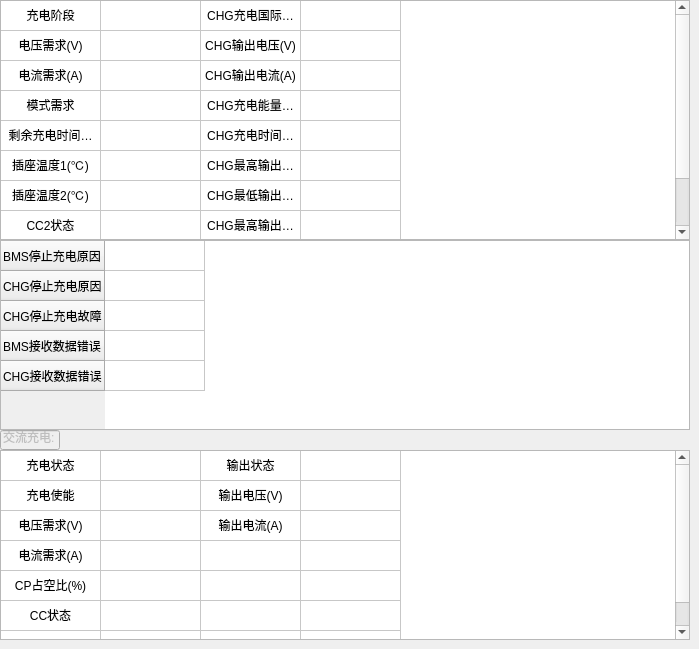
   <widget class="QWidget" name="tab_2">
    <attribute name="title">
     <string>充电数据</string>
    </attribute>
    <widget class="QTableWidget" name="tb_chg_info">
     <property name="geometry">
      <rect>
       <x>0</x>
       <y>0</y>
       <width>690</width>
       <height>240</height>
      </rect>
     </property>
     <attribute name="horizontalHeaderVisible">
      <bool>false</bool>
     </attribute>
     <attribute name="verticalHeaderVisible">
      <bool>false</bool>
     </attribute>
     <row>
      <property name="text">
       <string>1</string>
      </property>
     </row>
     <row>
      <property name="text">
       <string>2</string>
      </property>
     </row>
     <row>
      <property name="text">
       <string>3</string>
      </property>
     </row>
     <row>
      <property name="text">
       <string>4</string>
      </property>
     </row>
     <row>
      <property name="text">
       <string>5</string>
      </property>
     </row>
     <row>
      <property name="text">
       <string>6</string>
      </property>
     </row>
     <row>
      <property name="text">
       <string>7</string>
      </property>
     </row>
     <row>
      <property name="text">
       <string>8</string>
      </property>
     </row>
     <row>
      <property name="text">
       <string>9</string>
      </property>
     </row>
     <column>
      <property name="text">
       <string>1</string>
      </property>
     </column>
     <column>
      <property name="text">
       <string>新建列</string>
      </property>
     </column>
     <column>
      <property name="text">
       <string>2</string>
      </property>
     </column>
     <column>
      <property name="text">
       <string>4</string>
      </property>
     </column>
     <item row="0" column="0">
      <property name="text">
       <string>充电阶段</string>
      </property>
      <property name="textAlignment">
       <set>AlignCenter</set>
      </property>
      <property name="flags">
       <set>ItemIsDragEnabled|ItemIsUserCheckable|ItemIsEnabled</set>
      </property>
     </item>
     <item row="0" column="1">
      <property name="text">
       <string/>
      </property>
      <property name="flags">
       <set>ItemIsDragEnabled|ItemIsUserCheckable|ItemIsEnabled</set>
      </property>
     </item>
     <item row="0" column="2">
      <property name="text">
       <string>CHG充电国际版本</string>
      </property>
      <property name="textAlignment">
       <set>AlignCenter</set>
      </property>
      <property name="flags">
       <set>ItemIsDragEnabled|ItemIsUserCheckable|ItemIsEnabled</set>
      </property>
     </item>
     <item row="0" column="3">
      <property name="text">
       <string/>
      </property>
      <property name="flags">
       <set>ItemIsDragEnabled|ItemIsUserCheckable|ItemIsEnabled</set>
      </property>
     </item>
     <item row="1" column="0">
      <property name="text">
       <string>电压需求(V)</string>
      </property>
      <property name="textAlignment">
       <set>AlignCenter</set>
      </property>
      <property name="flags">
       <set>ItemIsDragEnabled|ItemIsUserCheckable|ItemIsEnabled</set>
      </property>
     </item>
     <item row="1" column="1">
      <property name="text">
       <string/>
      </property>
      <property name="flags">
       <set>ItemIsDragEnabled|ItemIsUserCheckable|ItemIsEnabled</set>
      </property>
     </item>
     <item row="1" column="2">
      <property name="text">
       <string>CHG输出电压(V)</string>
      </property>
      <property name="textAlignment">
       <set>AlignCenter</set>
      </property>
      <property name="flags">
       <set>ItemIsDragEnabled|ItemIsUserCheckable|ItemIsEnabled</set>
      </property>
     </item>
     <item row="1" column="3">
      <property name="text">
       <string/>
      </property>
      <property name="flags">
       <set>ItemIsDragEnabled|ItemIsUserCheckable|ItemIsEnabled</set>
      </property>
     </item>
     <item row="2" column="0">
      <property name="text">
       <string>电流需求(A)</string>
      </property>
      <property name="textAlignment">
       <set>AlignCenter</set>
      </property>
      <property name="flags">
       <set>ItemIsDragEnabled|ItemIsUserCheckable|ItemIsEnabled</set>
      </property>
     </item>
     <item row="2" column="1">
      <property name="text">
       <string/>
      </property>
      <property name="flags">
       <set>ItemIsDragEnabled|ItemIsUserCheckable|ItemIsEnabled</set>
      </property>
     </item>
     <item row="2" column="2">
      <property name="text">
       <string>CHG输出电流(A)</string>
      </property>
      <property name="textAlignment">
       <set>AlignCenter</set>
      </property>
      <property name="flags">
       <set>ItemIsDragEnabled|ItemIsUserCheckable|ItemIsEnabled</set>
      </property>
     </item>
     <item row="2" column="3">
      <property name="text">
       <string/>
      </property>
      <property name="flags">
       <set>ItemIsDragEnabled|ItemIsUserCheckable|ItemIsEnabled</set>
      </property>
     </item>
     <item row="3" column="0">
      <property name="text">
       <string>模式需求</string>
      </property>
      <property name="textAlignment">
       <set>AlignCenter</set>
      </property>
      <property name="flags">
       <set>ItemIsDragEnabled|ItemIsUserCheckable|ItemIsEnabled</set>
      </property>
     </item>
     <item row="3" column="1">
      <property name="text">
       <string/>
      </property>
      <property name="flags">
       <set>ItemIsDragEnabled|ItemIsUserCheckable|ItemIsEnabled</set>
      </property>
     </item>
     <item row="3" column="2">
      <property name="text">
       <string>CHG充电能量(Kwh)</string>
      </property>
      <property name="textAlignment">
       <set>AlignCenter</set>
      </property>
      <property name="flags">
       <set>ItemIsDragEnabled|ItemIsUserCheckable|ItemIsEnabled</set>
      </property>
     </item>
     <item row="3" column="3">
      <property name="text">
       <string/>
      </property>
      <property name="flags">
       <set>ItemIsDragEnabled|ItemIsUserCheckable|ItemIsEnabled</set>
      </property>
     </item>
     <item row="4" column="0">
      <property name="text">
       <string>剩余充电时间(Min)</string>
      </property>
      <property name="textAlignment">
       <set>AlignCenter</set>
      </property>
      <property name="flags">
       <set>ItemIsDragEnabled|ItemIsUserCheckable|ItemIsEnabled</set>
      </property>
     </item>
     <item row="4" column="1">
      <property name="text">
       <string/>
      </property>
      <property name="flags">
       <set>ItemIsDragEnabled|ItemIsUserCheckable|ItemIsEnabled</set>
      </property>
     </item>
     <item row="4" column="2">
      <property name="text">
       <string>CHG充电时间(Min)</string>
      </property>
      <property name="textAlignment">
       <set>AlignCenter</set>
      </property>
      <property name="flags">
       <set>ItemIsDragEnabled|ItemIsUserCheckable|ItemIsEnabled</set>
      </property>
     </item>
     <item row="4" column="3">
      <property name="text">
       <string/>
      </property>
      <property name="flags">
       <set>ItemIsDragEnabled|ItemIsUserCheckable|ItemIsEnabled</set>
      </property>
     </item>
     <item row="5" column="0">
      <property name="text">
       <string>插座温度1(℃)</string>
      </property>
      <property name="textAlignment">
       <set>AlignCenter</set>
      </property>
      <property name="flags">
       <set>ItemIsDragEnabled|ItemIsUserCheckable|ItemIsEnabled</set>
      </property>
     </item>
     <item row="5" column="1">
      <property name="text">
       <string/>
      </property>
      <property name="flags">
       <set>ItemIsDragEnabled|ItemIsUserCheckable|ItemIsEnabled</set>
      </property>
     </item>
     <item row="5" column="2">
      <property name="text">
       <string>CHG最高输出电压(V)</string>
      </property>
      <property name="textAlignment">
       <set>AlignCenter</set>
      </property>
      <property name="flags">
       <set>ItemIsDragEnabled|ItemIsUserCheckable|ItemIsEnabled</set>
      </property>
     </item>
     <item row="5" column="3">
      <property name="text">
       <string/>
      </property>
      <property name="flags">
       <set>ItemIsDragEnabled|ItemIsUserCheckable|ItemIsEnabled</set>
      </property>
     </item>
     <item row="6" column="0">
      <property name="text">
       <string>插座温度2(℃)</string>
      </property>
      <property name="textAlignment">
       <set>AlignCenter</set>
      </property>
      <property name="flags">
       <set>ItemIsDragEnabled|ItemIsUserCheckable|ItemIsEnabled</set>
      </property>
     </item>
     <item row="6" column="1">
      <property name="text">
       <string/>
      </property>
      <property name="flags">
       <set>ItemIsDragEnabled|ItemIsUserCheckable|ItemIsEnabled</set>
      </property>
     </item>
     <item row="6" column="2">
      <property name="text">
       <string>CHG最低输出电压(V)</string>
      </property>
      <property name="textAlignment">
       <set>AlignCenter</set>
      </property>
      <property name="flags">
       <set>ItemIsDragEnabled|ItemIsUserCheckable|ItemIsEnabled</set>
      </property>
     </item>
     <item row="6" column="3">
      <property name="text">
       <string/>
      </property>
      <property name="flags">
       <set>ItemIsDragEnabled|ItemIsUserCheckable|ItemIsEnabled</set>
      </property>
     </item>
     <item row="7" column="0">
      <property name="text">
       <string>CC2状态</string>
      </property>
      <property name="textAlignment">
       <set>AlignCenter</set>
      </property>
      <property name="flags">
       <set>ItemIsDragEnabled|ItemIsUserCheckable|ItemIsEnabled</set>
      </property>
     </item>
     <item row="7" column="1">
      <property name="flags">
       <set>ItemIsDragEnabled|ItemIsUserCheckable|ItemIsEnabled</set>
      </property>
     </item>
     <item row="7" column="2">
      <property name="text">
       <string>CHG最高输出电流(A)</string>
      </property>
      <property name="textAlignment">
       <set>AlignCenter</set>
      </property>
      <property name="flags">
       <set>ItemIsDragEnabled|ItemIsUserCheckable|ItemIsEnabled</set>
      </property>
     </item>
     <item row="7" column="3">
      <property name="flags">
       <set>ItemIsDragEnabled|ItemIsUserCheckable|ItemIsEnabled</set>
      </property>
     </item>
     <item row="8" column="0">
      <property name="text">
       <string>CC2频率(Hz)</string>
      </property>
      <property name="textAlignment">
       <set>AlignCenter</set>
      </property>
      <property name="flags">
       <set>ItemIsDragEnabled|ItemIsUserCheckable|ItemIsEnabled</set>
      </property>
     </item>
     <item row="8" column="1">
      <property name="flags">
       <set>ItemIsDragEnabled|ItemIsUserCheckable|ItemIsEnabled</set>
      </property>
     </item>
     <item row="8" column="2">
      <property name="text">
       <string>CHG最低输出电流(A)</string>
      </property>
      <property name="textAlignment">
       <set>AlignCenter</set>
      </property>
      <property name="flags">
       <set>ItemIsDragEnabled|ItemIsUserCheckable|ItemIsEnabled</set>
      </property>
     </item>
     <item row="8" column="3">
      <property name="flags">
       <set>ItemIsDragEnabled|ItemIsUserCheckable|ItemIsEnabled</set>
      </property>
     </item>
    </widget>
    <widget class="QTableWidget" name="tb_chg_err">
     <property name="geometry">
      <rect>
       <x>0</x>
       <y>240</y>
       <width>690</width>
       <height>190</height>
      </rect>
     </property>
     <attribute name="horizontalHeaderVisible">
      <bool>false</bool>
     </attribute>
     <row>
      <property name="text">
       <string>BMS停止充电原因</string>
      </property>
     </row>
     <row>
      <property name="text">
       <string>CHG停止充电原因</string>
      </property>
     </row>
     <row>
      <property name="text">
       <string>CHG停止充电故障</string>
      </property>
     </row>
     <row>
      <property name="text">
       <string>BMS接收数据错误</string>
      </property>
     </row>
     <row>
      <property name="text">
       <string>CHG接收数据错误</string>
      </property>
     </row>
     <column>
      <property name="text">
       <string>1</string>
      </property>
     </column>
     <item row="0" column="0">
      <property name="flags">
       <set>ItemIsDragEnabled|ItemIsUserCheckable|ItemIsEnabled</set>
      </property>
     </item>
     <item row="1" column="0">
      <property name="flags">
       <set>ItemIsDragEnabled|ItemIsUserCheckable|ItemIsEnabled</set>
      </property>
     </item>
     <item row="2" column="0">
      <property name="flags">
       <set>ItemIsDragEnabled|ItemIsUserCheckable|ItemIsEnabled</set>
      </property>
     </item>
     <item row="3" column="0">
      <property name="flags">
       <set>ItemIsDragEnabled|ItemIsUserCheckable|ItemIsEnabled</set>
      </property>
     </item>
     <item row="4" column="0">
      <property name="flags">
       <set>ItemIsDragEnabled|ItemIsUserCheckable|ItemIsEnabled</set>
      </property>
     </item>
    </widget>
    <widget class="QLineEdit" name="lineEdit_2">
     <property name="enabled">
      <bool>false</bool>
     </property>
     <property name="geometry">
      <rect>
       <x>0</x>
       <y>430</y>
       <width>60</width>
       <height>20</height>
      </rect>
     </property>
     <property name="text">
      <string>交流充电:</string>
     </property>
    </widget>
    <widget class="QTableWidget" name="tb_need">
     <property name="geometry">
      <rect>
       <x>0</x>
       <y>450</y>
       <width>690</width>
       <height>190</height>
      </rect>
     </property>
     <attribute name="horizontalHeaderVisible">
      <bool>false</bool>
     </attribute>
     <attribute name="verticalHeaderVisible">
      <bool>false</bool>
     </attribute>
     <row>
      <property name="text">
       <string>0</string>
      </property>
     </row>
     <row>
      <property name="text">
       <string>1</string>
      </property>
     </row>
     <row>
      <property name="text">
       <string>2</string>
      </property>
     </row>
     <row>
      <property name="text">
       <string>3</string>
      </property>
     </row>
     <row>
      <property name="text">
       <string>4</string>
      </property>
     </row>
     <row>
      <property name="text">
       <string>5</string>
      </property>
     </row>
     <row>
      <property name="text">
       <string>7</string>
      </property>
     </row>
     <column>
      <property name="text">
       <string>0</string>
      </property>
     </column>
     <column>
      <property name="text">
       <string>1</string>
      </property>
     </column>
     <column>
      <property name="text">
       <string>2</string>
      </property>
     </column>
     <column>
      <property name="text">
       <string>4</string>
      </property>
     </column>
     <item row="0" column="0">
      <property name="text">
       <string>充电状态</string>
      </property>
      <property name="textAlignment">
       <set>AlignCenter</set>
      </property>
      <property name="flags">
       <set>ItemIsDragEnabled|ItemIsUserCheckable|ItemIsEnabled</set>
      </property>
     </item>
     <item row="0" column="1">
      <property name="text">
       <string/>
      </property>
      <property name="flags">
       <set>ItemIsDragEnabled|ItemIsUserCheckable|ItemIsEnabled</set>
      </property>
     </item>
     <item row="0" column="2">
      <property name="text">
       <string>输出状态</string>
      </property>
      <property name="textAlignment">
       <set>AlignCenter</set>
      </property>
      <property name="flags">
       <set>ItemIsDragEnabled|ItemIsUserCheckable|ItemIsEnabled</set>
      </property>
     </item>
     <item row="0" column="3">
      <property name="text">
       <string/>
      </property>
      <property name="flags">
       <set>ItemIsDragEnabled|ItemIsUserCheckable|ItemIsEnabled</set>
      </property>
     </item>
     <item row="1" column="0">
      <property name="text">
       <string>充电使能</string>
      </property>
      <property name="textAlignment">
       <set>AlignCenter</set>
      </property>
      <property name="flags">
       <set>ItemIsDragEnabled|ItemIsUserCheckable|ItemIsEnabled</set>
      </property>
     </item>
     <item row="1" column="1">
      <property name="text">
       <string/>
      </property>
      <property name="flags">
       <set>ItemIsDragEnabled|ItemIsUserCheckable|ItemIsEnabled</set>
      </property>
     </item>
     <item row="1" column="2">
      <property name="text">
       <string>输出电压(V)</string>
      </property>
      <property name="textAlignment">
       <set>AlignCenter</set>
      </property>
      <property name="flags">
       <set>ItemIsDragEnabled|ItemIsUserCheckable|ItemIsEnabled</set>
      </property>
     </item>
     <item row="1" column="3">
      <property name="text">
       <string/>
      </property>
      <property name="flags">
       <set>ItemIsDragEnabled|ItemIsUserCheckable|ItemIsEnabled</set>
      </property>
     </item>
     <item row="2" column="0">
      <property name="text">
       <string>电压需求(V)</string>
      </property>
      <property name="textAlignment">
       <set>AlignCenter</set>
      </property>
      <property name="flags">
       <set>ItemIsDragEnabled|ItemIsUserCheckable|ItemIsEnabled</set>
      </property>
     </item>
     <item row="2" column="1">
      <property name="text">
       <string/>
      </property>
      <property name="flags">
       <set>ItemIsDragEnabled|ItemIsUserCheckable|ItemIsEnabled</set>
      </property>
     </item>
     <item row="2" column="2">
      <property name="text">
       <string>输出电流(A)</string>
      </property>
      <property name="textAlignment">
       <set>AlignCenter</set>
      </property>
      <property name="flags">
       <set>ItemIsDragEnabled|ItemIsUserCheckable|ItemIsEnabled</set>
      </property>
     </item>
     <item row="2" column="3">
      <property name="text">
       <string/>
      </property>
      <property name="flags">
       <set>ItemIsDragEnabled|ItemIsUserCheckable|ItemIsEnabled</set>
      </property>
     </item>
     <item row="3" column="0">
      <property name="text">
       <string>电流需求(A)</string>
      </property>
      <property name="textAlignment">
       <set>AlignCenter</set>
      </property>
      <property name="flags">
       <set>ItemIsDragEnabled|ItemIsUserCheckable|ItemIsEnabled</set>
      </property>
     </item>
     <item row="3" column="1">
      <property name="text">
       <string/>
      </property>
      <property name="flags">
       <set>ItemIsDragEnabled|ItemIsUserCheckable|ItemIsEnabled</set>
      </property>
     </item>
     <item row="3" column="2">
      <property name="text">
       <string/>
      </property>
      <property name="flags">
       <set>ItemIsDragEnabled|ItemIsUserCheckable|ItemIsEnabled</set>
      </property>
     </item>
     <item row="3" column="3">
      <property name="text">
       <string/>
      </property>
      <property name="flags">
       <set>ItemIsDragEnabled|ItemIsUserCheckable|ItemIsEnabled</set>
      </property>
     </item>
     <item row="4" column="0">
      <property name="text">
       <string>CP占空比(%)</string>
      </property>
      <property name="textAlignment">
       <set>AlignCenter</set>
      </property>
      <property name="flags">
       <set>ItemIsDragEnabled|ItemIsUserCheckable|ItemIsEnabled</set>
      </property>
     </item>
     <item row="4" column="1">
      <property name="text">
       <string/>
      </property>
      <property name="flags">
       <set>ItemIsDragEnabled|ItemIsUserCheckable|ItemIsEnabled</set>
      </property>
     </item>
     <item row="4" column="2">
      <property name="text">
       <string/>
      </property>
      <property name="flags">
       <set>ItemIsDragEnabled|ItemIsUserCheckable|ItemIsEnabled</set>
      </property>
     </item>
     <item row="4" column="3">
      <property name="text">
       <string/>
      </property>
      <property name="flags">
       <set>ItemIsDragEnabled|ItemIsUserCheckable|ItemIsEnabled</set>
      </property>
     </item>
     <item row="5" column="0">
      <property name="text">
       <string>CC状态</string>
      </property>
      <property name="textAlignment">
       <set>AlignCenter</set>
      </property>
      <property name="flags">
       <set>ItemIsDragEnabled|ItemIsUserCheckable|ItemIsEnabled</set>
      </property>
     </item>
     <item row="5" column="1">
      <property name="text">
       <string/>
      </property>
      <property name="flags">
       <set>ItemIsDragEnabled|ItemIsUserCheckable|ItemIsEnabled</set>
      </property>
     </item>
     <item row="5" column="2">
      <property name="text">
       <string/>
      </property>
      <property name="flags">
       <set>ItemIsDragEnabled|ItemIsUserCheckable|ItemIsEnabled</set>
      </property>
     </item>
     <item row="5" column="3">
      <property name="text">
       <string/>
      </property>
      <property name="flags">
       <set>ItemIsDragEnabled|ItemIsUserCheckable|ItemIsEnabled</set>
      </property>
     </item>
     <item row="6" column="0">
      <property name="text">
       <string>CC频率(Hz)</string>
      </property>
      <property name="textAlignment">
       <set>AlignCenter</set>
      </property>
      <property name="flags">
       <set>ItemIsDragEnabled|ItemIsUserCheckable|ItemIsEnabled</set>
      </property>
     </item>
     <item row="6" column="1">
      <property name="text">
       <string/>
      </property>
      <property name="flags">
       <set>ItemIsDragEnabled|ItemIsUserCheckable|ItemIsEnabled</set>
      </property>
     </item>
     <item row="6" column="2">
      <property name="text">
       <string/>
      </property>
      <property name="flags">
       <set>ItemIsDragEnabled|ItemIsUserCheckable|ItemIsEnabled</set>
      </property>
     </item>
     <item row="6" column="3">
      <property name="text">
       <string/>
      </property>
      <property name="flags">
       <set>ItemIsDragEnabled|ItemIsUserCheckable|ItemIsEnabled</set>
      </property>
     </item>
    </widget>
   </widget>
